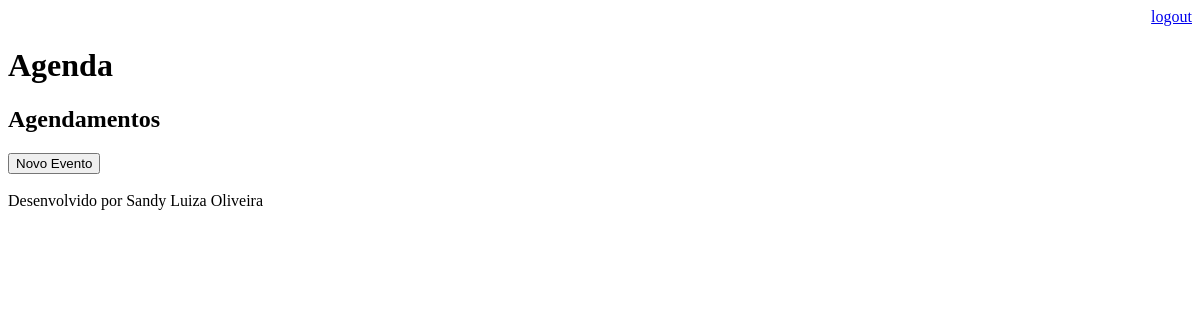
Page /agenda/ (signed in) on the earlier database version.
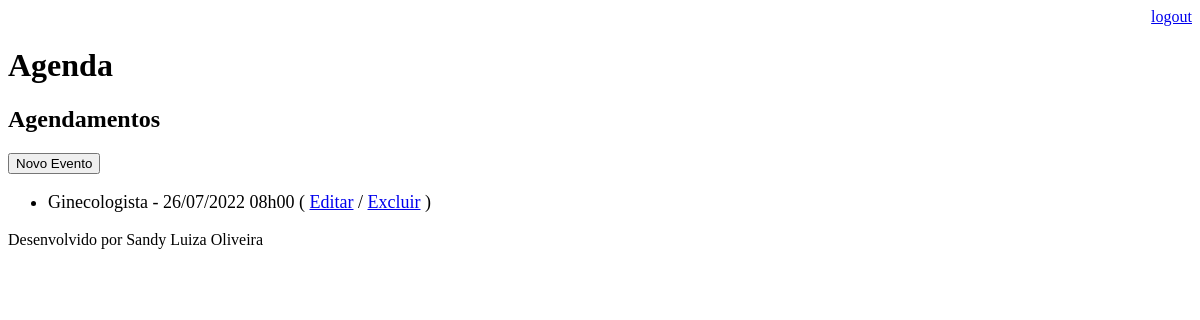
Same page on the later database version.
### core/models.py (models this page shows, shortened)
class Evento(models.Model):
    titulo = models.CharField(max_length=100) # esse campo tem no máximo 100 caracteres
    descricao = models.TextField(blank=True, null=True)
    data_evento = models.DateTimeField(verbose_name='Data do Evento')  # verbose_name é para colocar o nome do jeito que
    data_criacao = models.DateTimeField(auto_now=True, verbose_name='Data da Criação')
    usuario = models.ForeignKey(User, on_delete=models.CASCADE)
    class Meta:
        db_table = 'evento'
    def get_data_evento(self):
        return self.data_evento.strftime('%d/%m/%Y %Hh%M')
    def get_evento_atrasado(self):
        if self.data_evento < datetime.now():
            return True
        else:
            return False

### core/views.py (the view)
# urls.py: path('agenda/', views.lista_eventos),
@login_required(login_url='/login/')   # o arroba é para indicar que é um decorador. Esse comando é para pedir o login para acessar a pagina agenda
def lista_eventos(request):
    usuario = request.user
    data_atual = datetime.now() - timedelta(hours=1)
    evento = Evento.objects.filter(usuario=usuario, data_evento__gt=data_atual)
    dados = {'eventos':evento}
    return render(request, 'agenda.html', dados)

### templates/agenda.html
{% extends "model-page.html" %}
{%block content %}
    <h2>Agendamentos</h2>
    <a href="evento/">
        <button type="button">Novo Evento</button>
    </a>
    <ul style="font-size: 18px">
        {% for evento in eventos %}
            <li>
                <div style={% if evento.get_evento_atrasado %} "color:red" {% endif %}>
                    {{ evento.titulo }} - {{ evento.get_data_evento }}
                    ( <a href="evento/?id={{ evento.id }}">Editar</a>
                    / <a href="evento/delete/{{ evento.id }}/">Excluir</a> )
                </div>
            </li>
        {% endfor %}
    </ul>
{% endblock %}

Differences in the rows shown:
added Evento: titulo "Ginecologista", get_data_evento "26/07/2022 08h00"
